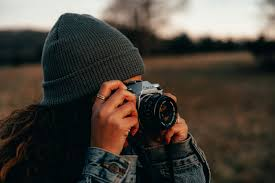
#> input picture day5_assesment/download.jpg, 275 x 183 px
$ python brute_force.py
#> lines starting #> are read from the running program, lines starting #| are printed output that depends on the picture
import cv2
import matplotlib.pyplot as plt

img1 = cv2.imread("download.jpg")
#> img1 is the input picture: shape (183, 275, 3); mean B, G, R 58.9, 66.6, 72.7
img2 = cv2.imread("download.jpg")

# ORB keypoints
orb = cv2.ORB.create()
kp1,des1 = orb.detectAndCompute(img1,None)
#> kp1 = 373 keypoints; strongest (x, y, size): (157, 88, 31), (157, 85, 31), (155, 89, 31), (158, 88, 37.2)
kp2,des2 = orb.detectAndCompute(img2,None)
#> kp2 has the same summary as kp1

Brute_Force = cv2.BFMatcher(cv2.NORM_HAMMING,crossCheck = True)
matches = Brute_Force.match(des1,des2)
#> matches = 373 matches

matches = sorted(matches,key = lambda x:x.distance)

result = cv2.drawMatches(img1,kp1,img2,kp2,matches[:30],None,flags = 0)
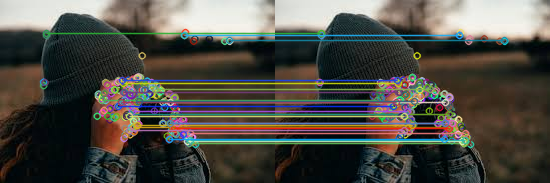
#> result: shape (183, 550, 3); mean B, G, R 70.9, 77.5, 78.7

plt.imshow(cv2.cvtColor(result,cv2.COLOR_BGR2RGB))
plt.axis("off")
plt.show()
